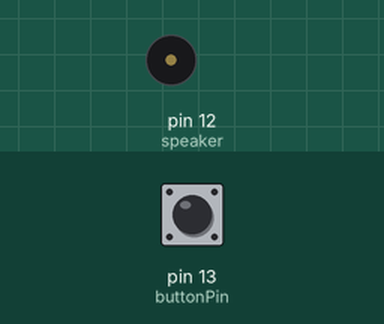
Recording of a sketch running on a simulated Arduino Uno, built with avr-gcc and run on an emulated ATmega328P. Shown: buzzer (waves = sounding). The inputs (shaded band) are chosen by the test bench; at power-on: pin 13 (buttonPin) LOW.

Above: at 1.2 s.
1.3 s: pin 13 (buttonPin) pulled HIGH for 0.15 s
At 1.7 s:
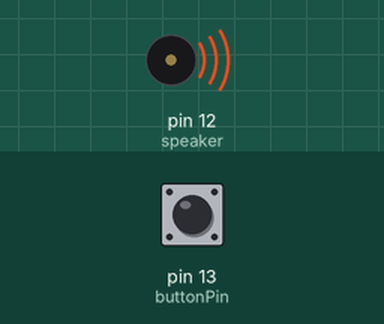
3.4 s: pin 13 (buttonPin) pulled HIGH for 3.2 s
At 8.0 s:
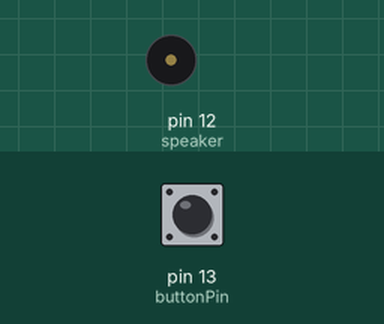
Timing chart, 0 to 9.5 s (numbered marks = the images above; inputs shaded):
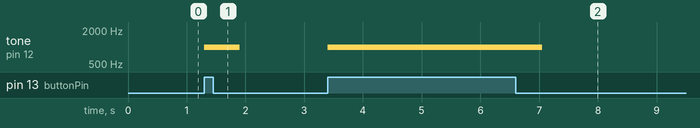

The sketch:

speaker.ino
```cpp
int speaker = 12; // setting the pin for the speaker's power
int buttonPin = 13; // setting the pin for the button's power
int buttonState = 0;
/* setting the initial state for the button, 0, meaning
    the button would start as measuring 0, the 'LOW' state
*/

void setup() {

pinMode(buttonPin, INPUT); // setting button as input
pinMode(speaker, OUTPUT); // setting speaker as output so it will make sounds
}

void loop() {
buttonState = digitalRead(buttonPin);
  if (buttonState == HIGH) {
    tone(speaker, 1000, 500);
    delay(50);
  }
  /*
   * If button is pressed, the HIGH state, then the speaker will
   * play a sound, frequency 1000, duration 500
   */
}
```

Measured:
- after the input at 1.3 s, tone on pin 12 (speaker): silent → 1000 Hz at once, → silent 0.60 s later
- after the input at 3.4 s, tone on pin 12 (speaker): silent → 1000 Hz at once, → silent 3.7 s later
